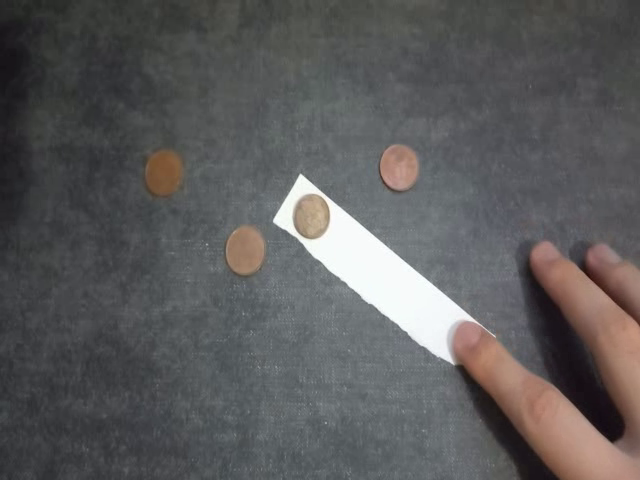
#> input picture frame 44 of Lab3/video.avi, 640 x 480 px
$ jupyter execute --allow-errors Lab3Solution.ipynb   (shell and % lines are left out)
#> lines starting #> are read from the running program, lines starting #| are printed output that depends on the picture
[cell 1]
from google.colab import files
files.upload()
#> the answer given: coins.jpg

[cell 2]
import json
import numpy as np
import matplotlib.pyplot as plt
import time
import glob as glob
import os

import cv2 as cv
from google.colab.patches import cv2_imshow

import torch
from torch.utils.data import Dataset, DataLoader

from tqdm.auto import tqdm

[cell 3]
IMAGES_DIR = 'COCO_labelme_classification/classification'

IMAGE_PATHS = glob.glob(f"{IMAGES_DIR}/*.jpg")
ALL_IMAGES = [image_path.split(os.path.sep)[-1] for image_path in IMAGE_PATHS]

#> (the rest of this cell did not finish here and is left out)

[cell 4]
CLASS_N = 6
CLASSES = ["__background__", "__coin__"]
COIN_W, COIN_H = 120, 120
IMAGE_W, IMAGE_H = (640 // COIN_W) * COIN_W, (480 // COIN_H) * COIN_H

# [61 lines left out: functions sliding_window, getitem, not called in this run]


def get_hog() :
    winSize = (COIN_W, COIN_H)
    blockSize = (48, 48)
    blockStride = (24,24)
    cellSize = (48, 48)
    nbins = 9
    derivAperture = 1
    winSigma = -1.
    histogramNormType = 0
    L2HysThreshold = 0.2
    gammaCorrection = 1
    nlevels = 64
    signedGradient = True

    return cv.HOGDescriptor(winSize,blockSize,blockStride,cellSize,nbins,derivAperture,winSigma,histogramNormType,L2HysThreshold,gammaCorrection,nlevels, signedGradient)


# [19 lines left out: function find_intersection, not called in this run]


print('Defining HoG parameters ...')
# HoG feature descriptor
hog = get_hog();

print('Calculating HoG descriptor for every image ... ')
hog_descriptors_train = []
labels_train = []
negative_hog = []
negative_labels = []
#> (the rest of this cell did not finish here and is left out)

#> (a cell that did not finish here is left out)

[cell 6]
# [29 lines left out: function non_max_suppression_fast, not called in this run]

#> (the rest of this cell did not finish here and is left out)

[cell 7]
CLASS_N = 6
CLASSES = ["__background__", "__coin__"]
COIN_W, COIN_H = 120, 120
IMAGE_W, IMAGE_H = (640 // COIN_W) * COIN_W, (480 // COIN_H) * COIN_H

positive_keypoints, positive_descriptors, positive_labels = [], [], []
negative_keypoints, negative_descriptors, negative_labels = [], [], []
bw_images, color_images = [], []
labels = []

sift = cv.SIFT_create()
#> (the rest of this cell did not finish here and is left out)

[cell 8]
from scipy.cluster.vq import kmeans
from scipy.cluster.vq import vq


all_descriptors = []
for img_descriptors in positive_descriptors:

    for descriptor in img_descriptors:
        all_descriptors.append(descriptor)

#> (the rest of this cell did not finish here and is left out)

[cell 9]
from numpy.linalg import norm

top_k = 5
i = 25


#> (the rest of this cell did not finish here and is left out)

[cell 10]
###################
# OPTICAL FLOW
###################
cap = cv.VideoCapture("/content/video.avi")
points = [287, 139, 40, 44]

lk_params = dict( winSize  = (15, 15),
                  maxLevel = 2,
                  criteria = (cv.TERM_CRITERIA_EPS | cv.TERM_CRITERIA_COUNT, 10, 0.03))


ret, old_frame = cap.read()
#> old_frame is the input picture: shape (480, 640, 3); mean B, G, R 91.1, 90.8, 92
old_gray = cv.cvtColor(old_frame, cv.COLOR_BGR2GRAY)
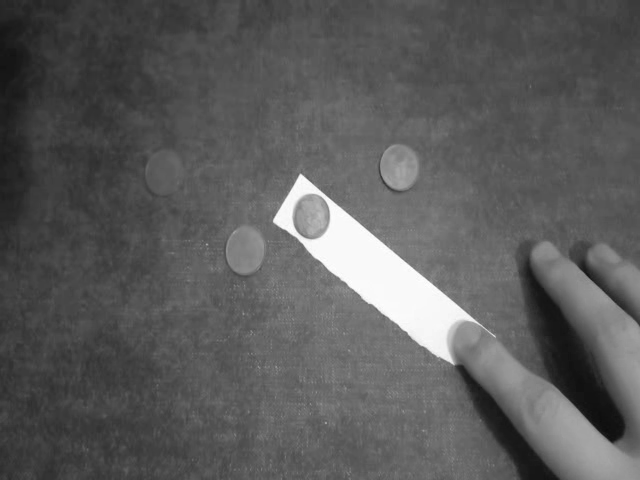
#> old_gray: shape (480, 640); min 11, max 255, mean 91.2

sift = cv.SIFT_create()
mask = np.zeros_like(old_gray)
mask[points[1]:points[1]+points[3], points[0]:points[0]+points[2]] = 1
kp = sift.detect(old_gray,mask)
#> kp = 1 keypoints; (x, y, size): (307, 177, 2.6)
p0 = [[p.pt[0], p.pt[1]] for p in kp]
#> p0 = [[307.4, 177.4]]
p0 = np.array(p0, dtype=np.float32)

size = (int(cap.get(3)), int(cap.get(4)))
result = cv.VideoWriter('filename.avi', cv.VideoWriter_fourcc(*'MJPG'),10, size)

while(1):
    ret, frame = cap.read()
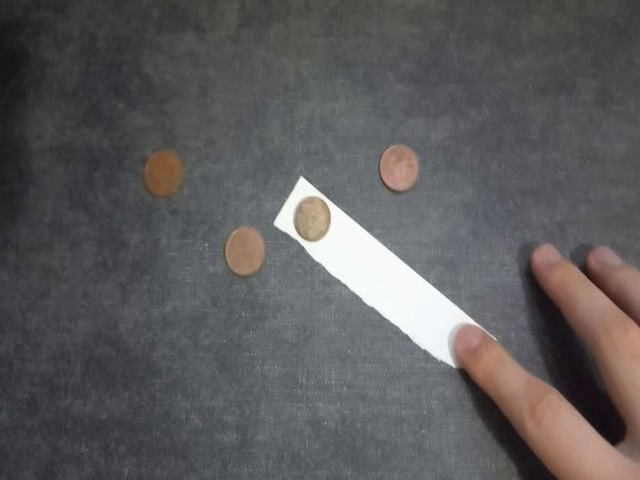
#> input picture frame 45 of Lab3/video.avi, 640 x 480 px
#> frame is the input picture: shape (480, 640, 3); mean B, G, R 91, 90.8, 91.9
    if not ret:
        print('No frames grabbed!')
        break

    frame_gray = cv.cvtColor(frame, cv.COLOR_BGR2GRAY)

    p1, st, err = cv.calcOpticalFlowPyrLK(old_gray, frame_gray, p0, None, **lk_params)
#> p1 = [[307.9, 179.5]]; st = [1]; err = [2.93]
    st = st.reshape(-1)

    if p1 is not None:
        p1 = p1[st==1]

    for p in p1:
        a, b = p.ravel()
        frame = cv.circle(frame, (int(a), int(b)), 5, (0,255,0), -1)
#> this loop made 1 pass

    result.write(frame)

    old_gray = frame_gray.copy()
    p0 = p1.reshape(-1, 1, 2)
#> p0 = [[307.9, 179.5]]

$ run again, starting later in the video
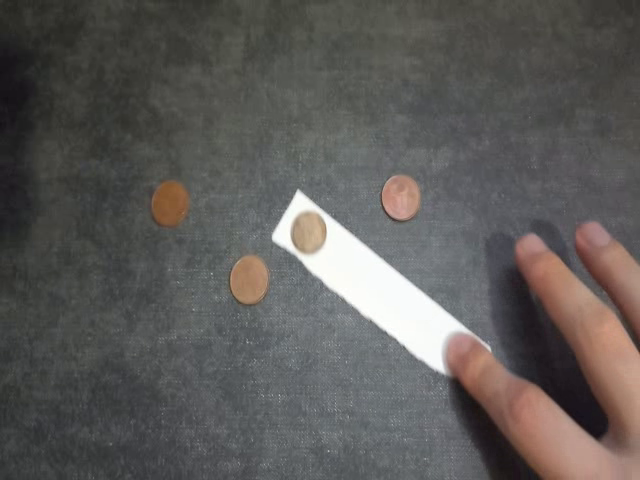
#> input picture frame 198 of Lab3/video.avi, 640 x 480 px
#> old_frame is the input picture: shape (480, 640, 3); mean B, G, R 88.2, 90.4, 93.3
#> kp = ()
#> `p0 = [[p.pt[0], p.pt[1]] for p in kp]`: p0 = []
#> `p0 = np.array(p0, dtype=np.float32)`: p0 = empty array
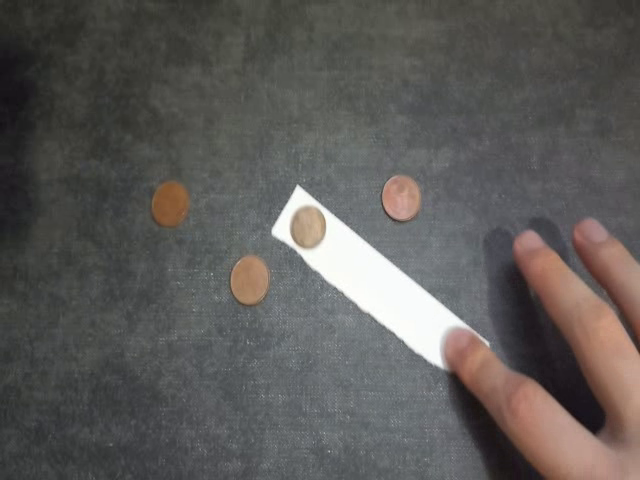
#> input picture frame 199 of Lab3/video.avi, 640 x 480 px
#> frame is the input picture: shape (480, 640, 3); mean B, G, R 88, 90.3, 93.1
#> `roi = frame[points[1]:points[1]+points[3], points[0]:points[0]+points[..`:
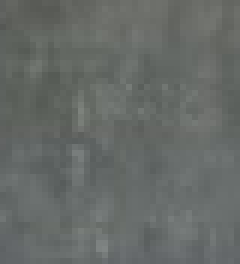
#> roi: shape (44, 40, 3) (shown 6 times larger); mean B, G, R 103.3, 106.2, 101.9
#> hsv_roi: shape (44, 40, 3); mean H, S, V 68.4, 12.1, 106.3
#> mask: shape (44, 40); every value is 0
#> roi_hist = 180 values from 0 to 0
#> hsv: shape (480, 640, 3); mean H, S, V 65.1, 23.2, 95.5
#> dst: shape (480, 640); every value is 0
#> ret = ((0, 0), (0, 0), 0); track_window = (277, 129, 60, 64)
#> pts = [[0, 0], [0, 0], [0, 0], [0, 0]]

$ run again, starting later in the video
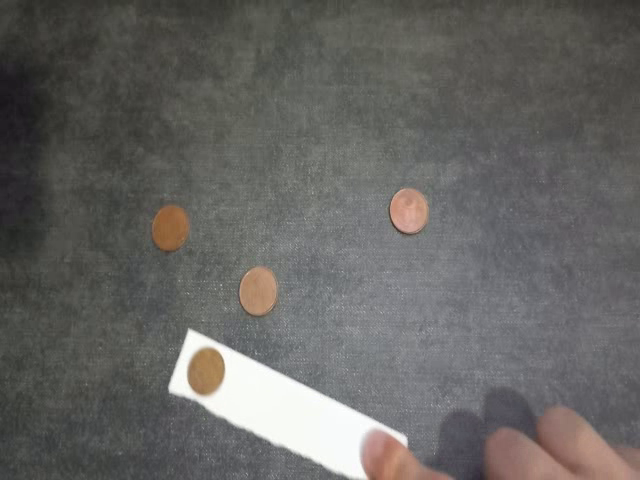
#> input picture frame 352 of Lab3/video.avi, 640 x 480 px
#> old_frame is the input picture: shape (480, 640, 3); mean B, G, R 97.9, 100.4, 101.8
#> kp = ()
#> `p0 = [[p.pt[0], p.pt[1]] for p in kp]`: p0 = []
#> `p0 = np.array(p0, dtype=np.float32)`: p0 = empty array
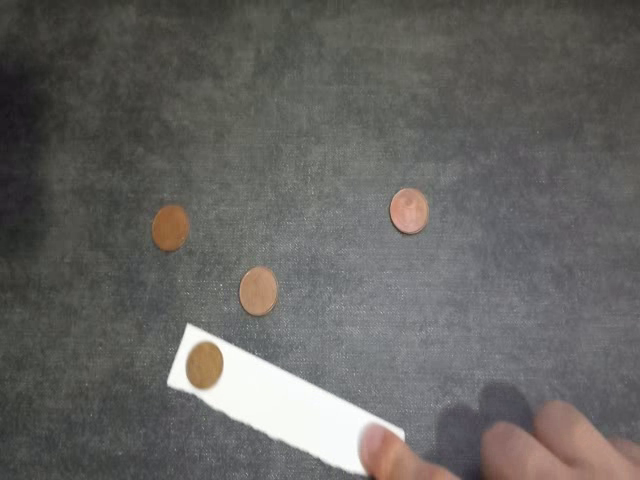
#> input picture frame 353 of Lab3/video.avi, 640 x 480 px
#> frame is the input picture: shape (480, 640, 3); mean B, G, R 97.4, 99.9, 101.6
#> `roi = frame[points[1]:points[1]+points[3], points[0]:points[0]+points[..`:
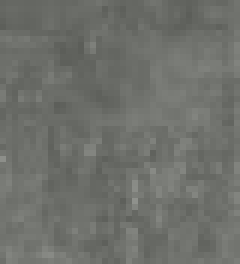
#> roi: shape (44, 40, 3) (shown 6 times larger); mean B, G, R 107.1, 112.1, 110.1
#> hsv_roi: shape (44, 40, 3); mean H, S, V 42, 11.4, 112.1
#> mask: shape (44, 40); every value is 0
#> roi_hist = 180 values from 0 to 0
#> hsv: shape (480, 640, 3); mean H, S, V 61.1, 17.7, 103.5
#> dst: shape (480, 640); every value is 0
#> ret = ((0, 0), (0, 0), 0); track_window = (277, 129, 60, 64)
#> pts = [[0, 0], [0, 0], [0, 0], [0, 0]]
